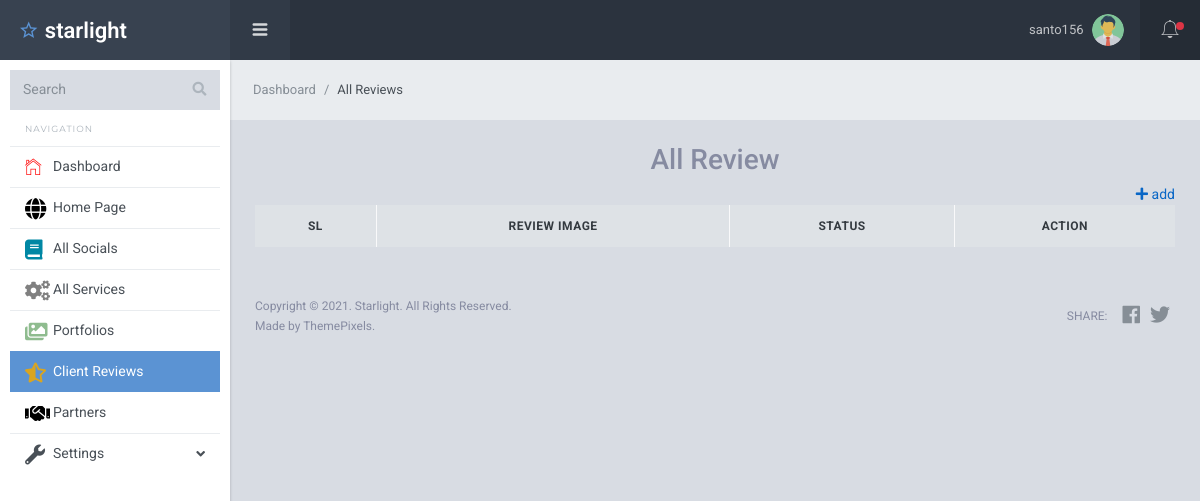
Before: /dashboard/reviews.php (signed in) with the older database file.
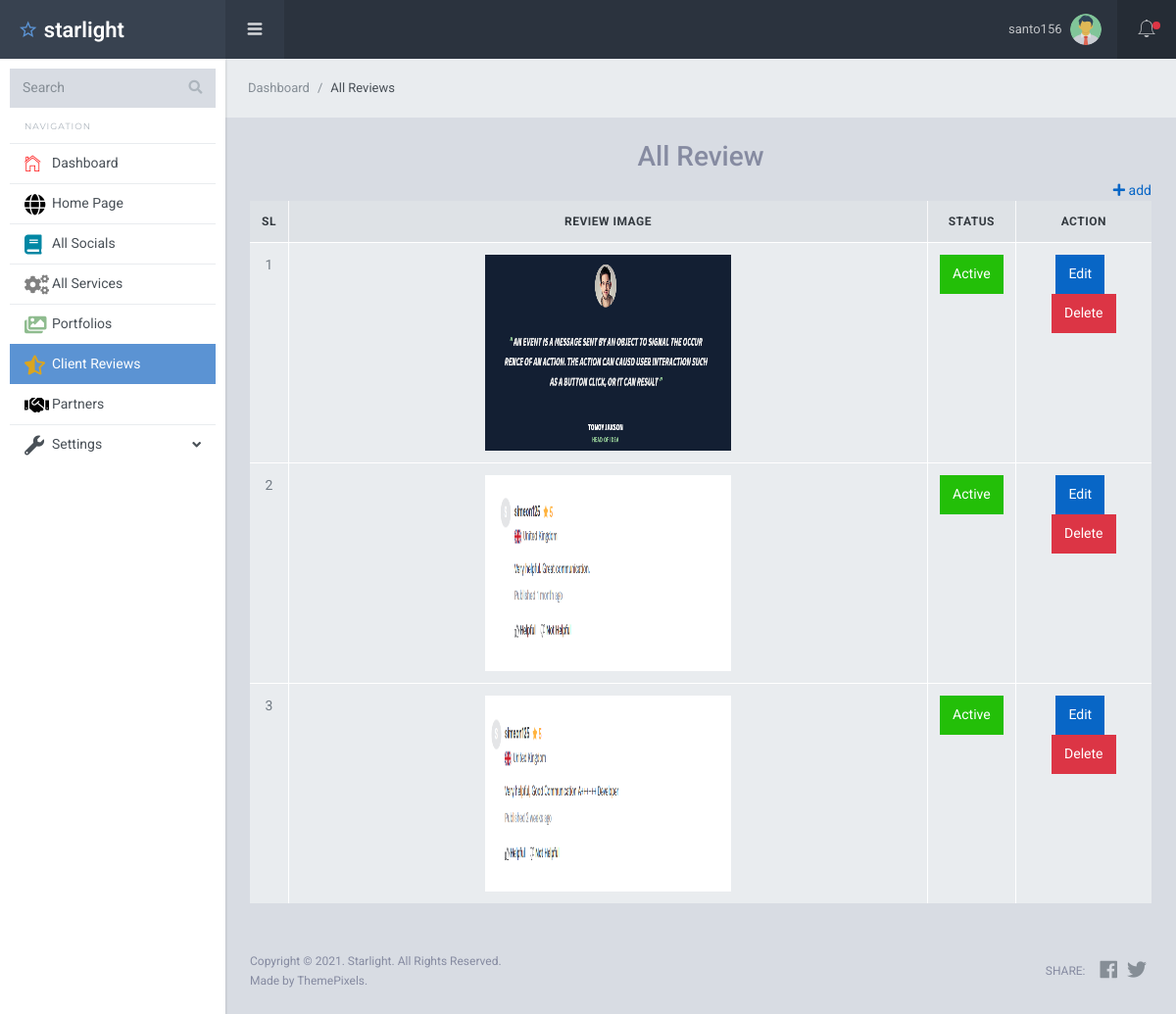
After: the same page with the newer database file.
### tables this page shows
CREATE TABLE `users` (
  `id` int(11) NOT NULL,
  `name` varchar(255) NOT NULL,
  `email` varchar(255) NOT NULL,
  `passwords` varchar(255) NOT NULL,
  `status` tinyint(4) NOT NULL DEFAULT 1 COMMENT 'active =1\r\ninactive =2',
  `role` tinyint(4) NOT NULL DEFAULT 1 COMMENT 'user=1,employee=2.admin=3',
  `profile_img` varchar(255) NOT NULL DEFAULT 'default.png'
);

CREATE TABLE `reviews` (
  `id` int(11) NOT NULL,
  `image` varchar(255) NOT NULL,
  `status` int(11) NOT NULL DEFAULT 1
);

### dashboard/reviews.php (the view, shortened to what this page needs)
<?php
require 'inc/header.php';
$select_data = "SELECT * FROM `reviews`";
$data_query = mysqli_query($data, $select_data);
?>
<div class="sl-mainpanel">
    <nav class="breadcrumb sl-breadcrumb">
        <a class="breadcrumb-item" href="dashboard.php">Dashboard</a>
        <span class="breadcrumb-item active">All Reviews</span>
    </nav>
    <div class="sl-pagebody">
        <div class="sl-page-title">
            <h3 class="text-center">All Review</h3>
                <div class="text-right">
                    <a href="review-add.php">
                        <i class="fa fa-plus"></i>
                        add
                    </a>
                </div>
            <table class="table table-bordered">
                <thead>
                    <tr class="info">
                        <th class="text-center">SL</th>
                        <th class="text-center">Review Image</th>
                        <th class="text-center">Status</th>
                        <th class="text-center">Action</th>
                    </tr>
                </thead>
                <tbody>
                    <?php
                    foreach ($data_query as $key => $value) { ?>
                        <tr class="active">
                            <td class="text-center"> <?= ++$key; ?> </td>
                            <td class="text-center" >
                            <img height="200px" width="40%" src="img-upload/review_image/<?= $value['image']; ?>" alt="image">
                            </td>
                            <td class="text-center">
                                <?php
                                if ($value['status'] == 1) { ?>
                                    <a href="review-inactive.php?id=<?= $value['id']; ?>" class=" btn btn-success">Active</a>
                                <?php }
                                ?>
                            </td>
                            <td class="text-center">
                                <a href="review-edit.php?id=<?= $value['id']; ?>" class="btn btn-primary">Edit</a> &nbsp;
                                <a href="review_delete.php?id=<?= $value['id']; ?>" class="btn btn-danger">Delete</a>
                            </td>
                        </tr>
                    <?php }
                    ?>
                </tbody>
            </table>
        </div>
    </div>
    <?php
    require 'inc/footer.php';
    ?>

### dashboard/inc/header.php (shortened to what this page needs)
<?php
require_once '../data.php';
$url_explode = explode('/', $_SERVER['PHP_SELF']);
$explode_file = end($url_explode);
$users_id = $_SESSION['id'];
$select = "SELECT * FROM `users` WHERE `id`= '$users_id' ";
$users_query = mysqli_query($data, $select);
$query_users_assoc = mysqli_fetch_assoc($users_query);
?>
<!DOCTYPE html>
<html lang="en">
<head>
  <link rel="stylesheet" href="//cdn.datatables.net/1.10.23/css/jquery.dataTables.min.css">
  <link href="../assets/lib/font-awesome/css/fontawesome-all.min.css" rel="stylesheet">
  <link href="../assets/lib/Ionicons/css/ionicons.css" rel="stylesheet">
  <link href="../assets/lib/perfect-scrollbar/css/perfect-scrollbar.css" rel="stylesheet">
  <link rel="stylesheet" href="../assets/css/starlight.css">
</head>
<body>
  <div class="sl-logo"><a href="dashboard.php"><i class="icon ion-android-star-outline"></i> starlight</a></div>
  <div class="sl-sideleft">
    <div class="input-group input-group-search">
      <input type="search" name="search" class="form-control" placeholder="Search">
      <span class="input-group-btn">
        <button class="btn"><i class="fa fa-search"></i></button>
      </span>
    </div>
    <label class="sidebar-label">Navigation</label>
    <div class="sl-sideleft-menu">
      <a href="dashboard.php" class="sl-menu-link <?= $explode_file == 'dashboard.php' ? 'active' : '' ?>">
        <div class="sl-menu-item">
          <i class="menu-item-icon icon ion-ios-home-outline tx-22" style="color: red;"></i>
          <span class="menu-item-label">Dashboard</span>
        </div>
      </a>
      <a href="../index.php" target="_blank" class="sl-menu-link">
        <div class="sl-menu-item">
          <i class="menu-item-icon icon fa fa-globe tx-22" style="color: black;"></i>
          <span class="menu-item-label">Home Page</span>
        </div>
      </a>
      <a href="socials.php" class="sl-menu-link <?= $explode_file == 'socials.php' ? 'active' : '' ?>">
        <div class="sl-menu-item">
          <i class="menu-item-icon icon fa fa-book tx-20" style="color: #0087A4;"></i>
          <span class="menu-item-label">All Socials</span>
        </div>
      </a>
      <a href="services.php" class="sl-menu-link <?= $explode_file == 'services.php' ? 'active' : '' ?>">
        <div class="sl-menu-item">
          <i class="menu-item-icon icon fa fa-cogs tx-20" style="color: #808080;" ></i>
          <span class="menu-item-label">All Services</span>
        </div>
      </a>
      <a href="portfolios.php" class="sl-menu-link <?= $explode_file == 'portfolios.php' ? 'active' : '' ?>">
        <div class="sl-menu-item">
          <i class="menu-item-icon icon fa fa-images tx-20"  style="color: #8FBC8F;"></i>
          <span class="menu-item-label">Portfolios</span>
        </div>
      </a>
      <a href="reviews.php" class="sl-menu-link <?= $explode_file == 'reviews.php' ? 'active' : '' ?>">
        <div class="sl-menu-item">
          <i class="menu-item-icon icon fa fa-star-half-alt tx-20"  style="color: #DAA520;"></i>
          <span class="menu-item-label">Client Reviews</span>
        </div>
      </a>
      <a href="partners.php" class="sl-menu-link <?= $explode_file == 'partners.php' ? 'active' : '' ?>">
        <div class="sl-menu-item">
          <i class="menu-item-icon icon fa fa-handshake tx-20"  style="color: black;"></i>
          <span class="menu-item-label">Partners</span>
        </div>
      </a>
      <a href="#" class="sl-menu-link <?= $explode_file == 'profile.php' ? 'active' : '' ?> <?= $explode_file == 'offices.php' ? 'active' : '' ?>">
        <div class="sl-menu-item">
          <i class="menu-item-icon fa fa-wrench tx-20"></i>
          <span class="menu-item-label">Settings</span>
          <i class="menu-item-arrow fa fa-angle-down"></i>
        </div>
      </a>
    </div>
    <br>
  </div>
  <div class="sl-header">
    <div class="sl-header-left">
      <div class="navicon-left hidden-md-down"><a id="btnLeftMenu" href=""><i class="icon ion-navicon-round"></i></a></div>
    </div>
    <div class="sl-header-right">
      <nav class="nav">
        <div class="dropdown">
          <a href="" class="nav-link nav-link-profile" data-toggle="dropdown">
            <span class="logged-name">
              <?= $_SESSION['name'] ?>
            </span>
            <img src="img-upload/<?= $query_users_assoc['profile_img'] ?>" class="wd-32 rounded-circle" alt="">
          </a>
        </div>
      </nav>
      <div class="navicon-right">
        <a id="btnRightMenu" href="" class="pos-relative">
          <i class="icon ion-ios-bell-outline"></i>
          <span class="square-8 bg-danger"></span>
        </a>
      </div>
    </div>
  </div>

### dashboard/inc/footer.php (shortened to what this page needs)
<footer class="sl-footer">
  <div class="footer-left">
    <div class="mg-b-2">Copyright &copy; <?php echo date('Y'); ?>. Starlight. All Rights Reserved.</div>
    <div>Made by ThemePixels.</div>
  </div>
  <div class="footer-right d-flex align-items-center">
    <span class="tx-uppercase mg-r-10">Share:</span>
    <a target="_blank" class="pd-x-5" href="https://www.facebook.com/sharer/sharer.php?u=http%3A//themepixels.me/starlight"><i class="fab fa-facebook tx-20"></i></a>
    <a target="_blank" class="pd-x-5" href="https://twitter.com/home?status=Starlight,%20your%20best%20choice%20for%20premium%20quality%20admin%20template%20from%20Bootstrap.%20Get%20it%20now%20at%20http%3A//themepixels.me/starlight"><i class="fab fa-twitter tx-20"></i></a>
  </div>
</footer>
</body>
</html>

Changed rows visible on the page:
added reviews: image (picture)
added reviews: image (picture)
added reviews: image (picture)
